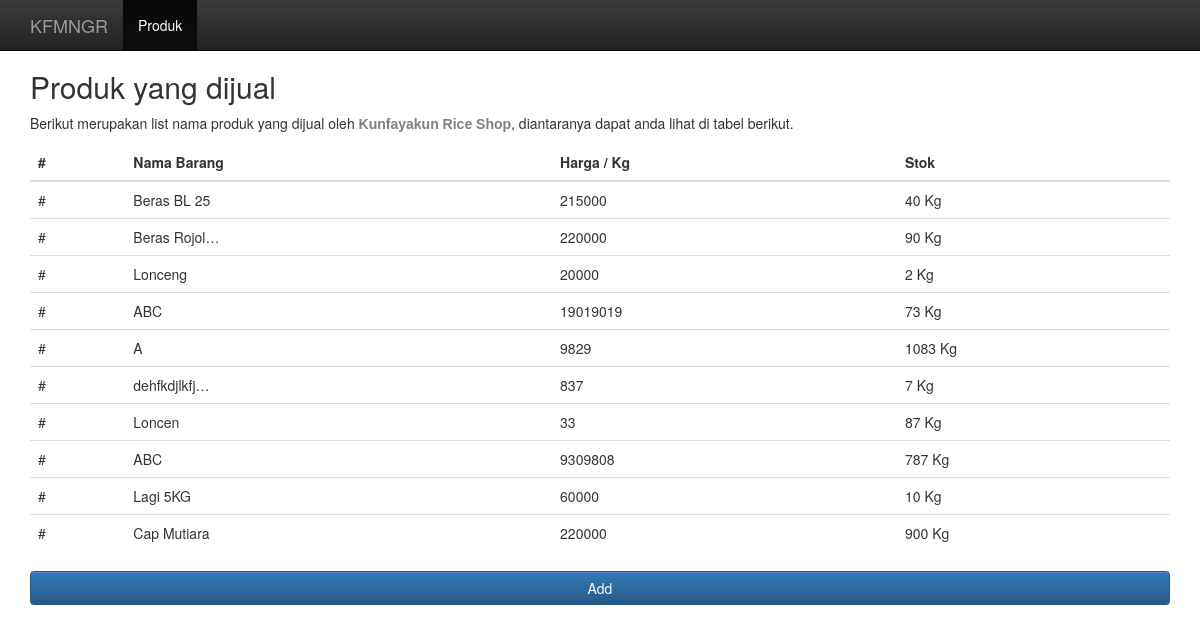
Before: /product/ with the older database file.
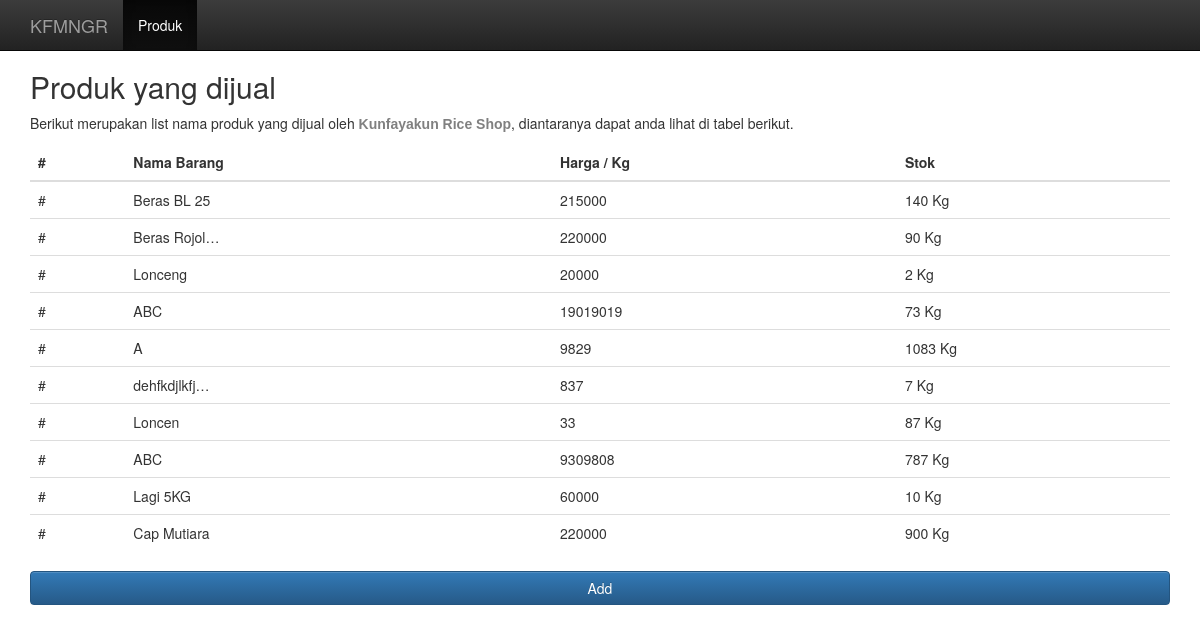
After: the same page with the newer database file.
### products/models.py (models this page shows, shortened)
class Product(models.Model):
    name = models.CharField(max_length=100)
    price = models.IntegerField(default=0)
    detail = models.CharField(max_length=100)
    weight = models.IntegerField(default=0)
    sku = models.CharField(blank=True, null=True, max_length=10)
    stock = models.IntegerField(default=0)
    created_at = models.DateTimeField(auto_now_add = True, auto_now = False)
    updated_at = models.DateTimeField(auto_now_add = False, auto_now = True)
    def __str__(self):
        return str(self.name)
    def get_stock_amount(self):
        return str(self.stock) + " Kg"
    @staticmethod
    def get_all_products():
        return Product.objects.all()

### products/views.py (the view)
# urls.py: url(r'^product/$', products, name='products'),
def products(request):
    products = Product.get_all_products()
    return render(request, 'products.html', {'products': products})

### products/templates/products.html (shortened to what this page needs)
{% extends 'base.html' %}
{% block content %}
  <h2>Produk yang dijual</h2>
  <p>Berikut merupakan list nama produk yang dijual oleh <b style="color:grey; font-family: 'Arial'">Kunfayakun Rice Shop</b>, diantaranya dapat anda lihat di tabel berikut.</p>
  <div class="table-responsive">
  <table class="table">
    <thead>
      <tr>
        <th>#</th>
        <th>Nama Barang</th>
        <th>Harga / Kg</th>
        <th>Stok</th>
      </tr>
    </thead>
    <tbody>
      {% for product in products %}
      <tr>
        <td>#</td>
        <td title="{{product.name}}">{{ product|truncatechars:12 }}</td>
        <td>{{ product.price }}</td>
        <td>{{ product.get_stock_amount }}</td>
      </tr>
      {% endfor %}
    </tbody>
  </table>
  <a href="{% url 'create_product' %}" class="btn btn-primary btn-block">Add</a>
{% endblock %}

Changed rows visible on the page:
changed Product "Beras BL 25": get_stock_amount "40 Kg" → "140 Kg"
